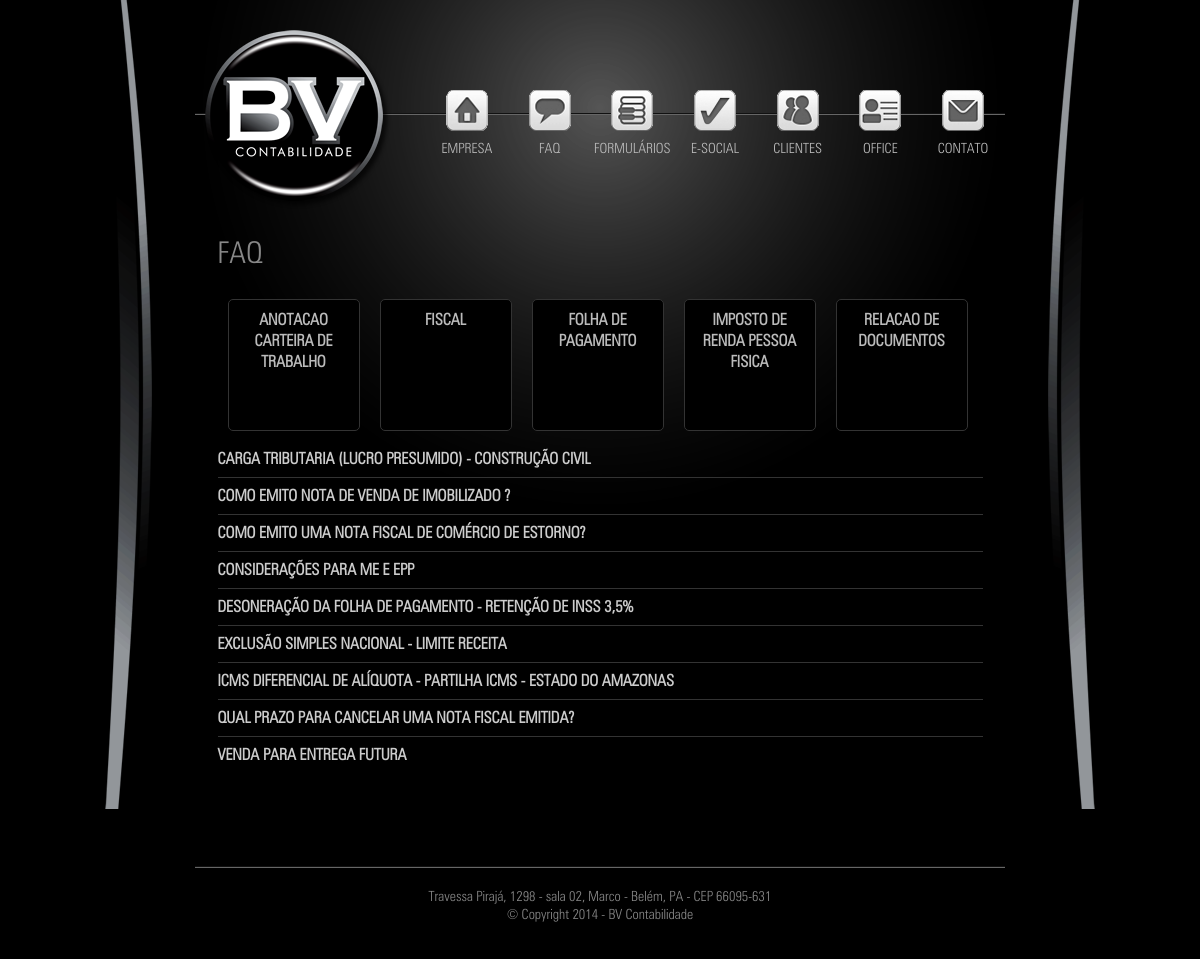
Page /index.php?pag=faq&cat=3 on the committed database.
### tables this page shows
CREATE TABLE IF NOT EXISTS `categorias` (
  `id` int(11) NOT NULL AUTO_INCREMENT,
  `nome_cat` varchar(150) DEFAULT NULL,
  `tipo` varchar(150) DEFAULT NULL,
  `ordem` int(11) DEFAULT NULL,
  `status` char(1) DEFAULT 's',
  PRIMARY KEY (`id`)
);

CREATE TABLE IF NOT EXISTS `noticias` (
  `id` int(10) NOT NULL AUTO_INCREMENT,
  `autor` varchar(255) DEFAULT NULL,
  `titulo` varchar(255) DEFAULT NULL,
  `resumo` text,
  `id_categoria` int(10) DEFAULT NULL,
  `id_subcategoria` int(10) DEFAULT NULL,
  `id_subsubcategoria` int(10) DEFAULT NULL,
  `id_galeria` int(10) DEFAULT NULL,
  `id_galeriavideo` int(10) DEFAULT NULL,
  `texto` text,
  `video` varchar(255) DEFAULT NULL,
  `legenda_video` varchar(255) DEFAULT NULL,
  `imagem_1` varchar(255) DEFAULT NULL,
  `imagem_2` varchar(255) DEFAULT NULL,
  `legenda_imagem_1` varchar(255) DEFAULT NULL,
  `legenda_imagem_2` varchar(255) DEFAULT NULL,
  `status` char(1) DEFAULT 's',
  `tipo` varchar(50) DEFAULT NULL,
  `data` datetime DEFAULT NULL,
  `novo_comentario` char(1) DEFAULT 'n',
  `capa` char(1) DEFAULT NULL,
  PRIMARY KEY (`id`)
);

### paginas.php (called while the page is built, shortened)
<?php
$pag = @$_GET['pag'];
switch($pag)
{
	case "faq":
	$titulo = "Faq";
	break;
}
?>

### admin/funcaoform.php (called while the page is built, shortened)
<?php
function seguranca($valor)
{
	$array = array("DELETE", " OR ", "UPDATE", "INSERT", "DROP", "SELECT", "TABLE", "WHERE", "'", "/", "UNION", "JOIN");
	$valor = str_ireplace($array,"",$valor);
	return $valor;
}
?>

### paginas/faq.php (the view, shortened to what this page needs)
<h1><?php echo $titulo;?></h1>
<ul class="submenu">
	<?php
	$sqlcat = mysql_query("SELECT * FROM categorias WHERE status = 's' AND id <> '19' ORDER BY nome_cat");
	while($regcat = mysql_fetch_array($sqlcat))
	{
	?>
		<li><a href="index.php?pag=faq&cat=<?php echo $regcat['id'];?>"><?php echo utf8_decode(html_entity_decode($regcat['nome_cat']));?></a></li>
    <?php
	}
	?>
</ul>
<dl>
<?php
$id_categoria = seguranca(@$_GET['cat']);
if($id_categoria)
{
	$filtro = "WHERE id_categoria = '".$id_categoria."'";
$sql = mysql_query("SELECT * FROM noticias $filtro ORDER BY titulo");
$count = 0;
while($reg = mysql_fetch_array($sql))
{
	$estilo = "";
	if($count == 0)
		$estilo = "style='border: none;'";
?>
	<dt <?php echo $estilo;?>><?php echo html_entity_decode($reg['titulo']);?></dt>
<?php
	$count++;
}
?>
</dl>
<?php
}
?>
<br style="clear: both;" />

### index.php (shortened to what this page needs)
<?php
include("admin/funcaoform.php");
include("paginas.php");
?>
<!DOCTYPE html PUBLIC "-//W3C//DTD XHTML 1.0 Transitional//EN" "http://www.w3.org/TR/xhtml1/DTD/xhtml1-transitional.dtd">
<html xmlns="http://www.w3.org/1999/xhtml">
<head>
<link type="text/css" rel="stylesheet" href="js/themes/base/jquery.ui.all.css" />
<link href="css/font-awesome.css" rel="stylesheet" type="text/css" />
<link type="text/css" rel="stylesheet" href="estilos.css" />
</head>
<body>
<div id="site">
	<div id="site_interno">
        <div id="topo">
        	<div class="logo">
        		<a href="index.php"><img src="imagens/logo.png" border="0" /></a>
            </div>
            <ul class="menu">
                <li><a href="index.php?pag=empresa"><img src="imagens/ico_home.png" title="Empresa" /><span><br />Empresa</span></a></li>
                <li><a href="index.php?pag=faq"><img src="imagens/ico_faq.png" title="Faq" /><span><br />Faq</span></a></li>
                <li><a href="index.php?pag=formularios"><img src="imagens/ico_formularios.png" title="Formul&aacute;rios" /><span><br />Formul&aacute;rios</span></a></li>
                <li><a href="http://bvcontabilidade.com.br/domestico/" target="_blank"><img src="imagens/ico_domestico.png" title="Dom&eacute;sticos E-Social" /><span><br />E-Social</span></a></li>
                <li><a href="index.php?pag=clientes"><img src="imagens/ico_clientes.png" title="Clientes" /><span><br />Clientes</span></a></li>
                <li><a href="https://office2crm.prosoft.com.br/" target="_blank"><img src="imagens/ico_crm.png" title="CRM" /><span><br />OFFICE</span></a></li>
                <li><a href="index.php?pag=contato"><img src="imagens/ico_contato.png" title="Contato" /><span><br />Contato</span></a></li>
           	</ul>
            <hr />
        </div>
        <div class="texto">
        	<?php
			if($pag == "")
				include("paginas/empresa.php");
			else
				include($arq);
        	?>
        </div>
        <div id="rodape">
        	<hr />
            Travessa Piraj&aacute;, 1298 - sala 02, Marco - Bel&eacute;m, PA - CEP 66095-631<br />
            &copy; Copyright 2014 - BV Contabilidade
        </div>
    </div>
</div>
<div id="pagina">
	<div id="pagina_interna"></div>
</div>
</body>
</html>

### estilos.css (style rules this page uses)
body { margin-left: 0px; margin-top: 0px; margin-right: 0px; margin-bottom: 0px; background: url(imagens/bg_degrade.png) no-repeat center top #000; font-size: 16px; color: #888888; font-family: 'Zurich', Arial; }
#pagina { width: 990px; margin: 0 auto; }
#pagina_interna { width: 990px; height: 100%; position: fixed; text-align: center; background: url(imagens/barra_esq.png) no-repeat left top, url(imagens/barra_dir.png) no-repeat right top; }
#site { position: absolute; width: 100%; height: 100%; z-index: 5; }
#site_interno { width: 900px; height: auto; margin: 30px auto 0 auto; text-align: center; }
#rodape { height: 100px; padding-top: 20px; width: 90%; margin: 50px auto 0 auto; font-size: 14px; line-height: 130%; }
#rodape hr { border: none; border-bottom: 1px solid #666; border-top: 1px solid #111; margin-bottom: 20px; }
#topo { height: 104px; width: 90%; margin: 0 auto 0 auto; padding-top: 75px; }
#topo hr { border: none; border-bottom: 1px solid #666; border-top: 1px solid #111; }
.logo { width: 186px; height: 179px; position: absolute; margin: -75px 0 0 10px; }
.menu { list-style: none; padding: 0; margin: -15px 0 0 230px; width: 580px; position: absolute; }
.menu li { display: inline-block; text-align: center; width: 79px; }
.menu a { text-decoration: none; color: #BBBBBB; text-transform: uppercase; font-family: 'Zurich', Arial; font-size: 14px; }
.menu img { margin-bottom: 8px; }
.texto { width: 85%; height:auto; min-height: 250px; margin: 0 auto; padding: 10px 0 0 0; text-align: left; }
.texto h1 { text-transform: uppercase; font-size: 30px; font-weight: normal; }
dl { margin: 50px 0 0 0; padding: 0; width: 100%; clear: both; }
dt { text-transform: uppercase; padding: 10px 0 0 0; margin-bottom: 10px; font-weight: bold; cursor: pointer; border-top: 1px solid #333; color: #CCC; }
.submenu { margin: 0 0 20px 0; padding: 0; list-style: none; clear: both; }
.submenu li { float: left; }
.submenu a { text-transform: uppercase; color: #BBBBBB; text-decoration: none; font-weight: bold; line-height: 130%; width: 110px; height: 110px; display: block; border: 1px solid #333; background: #000; text-align:center; margin: 10px; border-radius: 5px; padding: 10px; }

### rows in the picture
categorias: nome_cat "ANOTACAO CARTEIRA DE TRABALHO"
categorias: nome_cat "FISCAL"
categorias: nome_cat "FOLHA DE PAGAMENTO"
categorias: nome_cat "IMPOSTO DE RENDA PESSOA FISICA"
categorias: nome_cat "RELACAO DE DOCUMENTOS"
noticias: titulo "CARGA TRIBUTARIA (LUCRO PRESUMIDO) - CONSTRUÇÃO CIVIL"
noticias: titulo "COMO EMITO NOTA DE VENDA DE IMOBILIZADO ?"
noticias: titulo "COMO EMITO UMA NOTA FISCAL DE COMÉRCIO DE ESTORNO?"
noticias: titulo "CONSIDERAÇÕES PARA ME E EPP"
noticias: titulo "DESONERAÇÃO DA FOLHA DE PAGAMENTO - RETENÇÃO DE INSS 3,5%"
noticias: titulo "EXCLUSÃO SIMPLES NACIONAL - LIMITE RECEITA"
noticias: titulo "ICMS DIFERENCIAL DE ALÍQUOTA - PARTILHA ICMS - ESTADO DO AMAZONAS"
noticias: titulo "QUAL PRAZO PARA CANCELAR UMA NOTA FISCAL EMITIDA?"
noticias: titulo "VENDA PARA ENTREGA FUTURA"

### other values in the picture
$titulo "FAQ"
